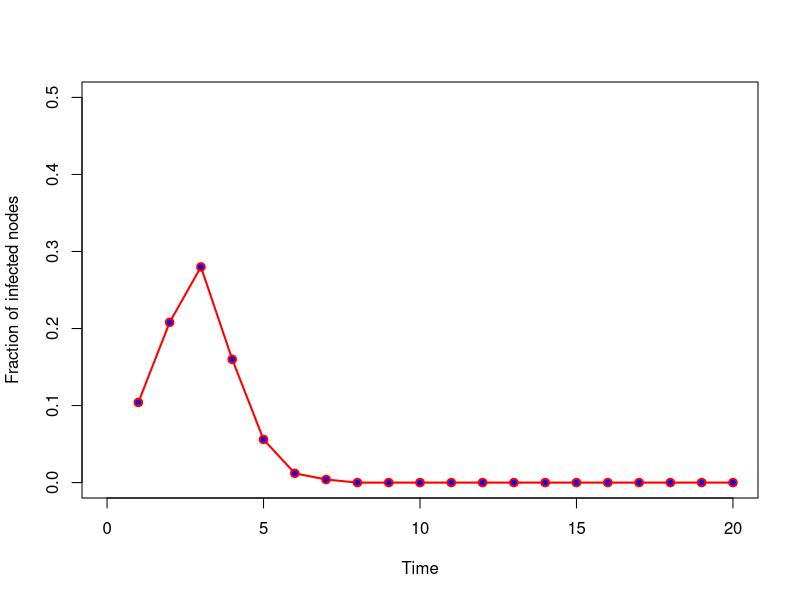

Source code (R):
closeAllConnections()
graphics.off()
rm(list=ls()) #clear all variables
#set.seed(101) #start the random seed

# set the working directory
#setwd("~/Dropbox/0Programs/R/Networks/Epidemics")

library(igraph) # Load the igraph package

#### MODEL PARAMETERS ####
N = 50; #number of nodes
av.dg = 6; #average degree
m = av.dg/2; # parameter of the BA model
q = 0.1 # rewiring probability in the WS model
p = av.dg/N # probability in the ER model

## MODELS ###
# BA network
G <- barabasi.game(N, m = av.dg/2, directed = FALSE)
#str = "BA"
#G <- sample_pa(N, power = 1, m = av.dg/2)
# # ER network
#G <- erdos.renyi.game(N,p, type =c("gnp"))
#str = "ER"
# # WS network
#G <- sample_smallworld(dim=1,size=N, nei = av.dg/2, p = q)
#str = "WS"
# ###### READ FROM FILE ####
#net <- read.table("test-star.txt")
#G <- graph.data.frame(net, directed=FALSE)
#plot(G, layout=layout.kamada.kawai, vertex.color="green")

#G <- make_graph("Zachary") # you can use the Zachary karate club network to test

#### SIR MODEL ####
# states: S:0 I:1 R:2
## Parameters of the SIR model
mu = 1 # probability of recovering
beta = 0.4 # probability of transmission

targetnodes = seq(1,10) # node that will be used as the seed nodes
Tmax = 20
Ninf = matrix(0,nrow = length(targetnodes), ncol = Tmax) # matrix that stores the number of infected nodes at each time step
# Ninf[i,t] yields the number of infected nodes at time t when the infection starts on i
for(i in targetnodes){
  # is the seed node
  vstates = matrix(0, nrow = N, ncol = 1)
  print(paste('seed:', i))
  vstates[i] = 1
  vinfected = which(vstates %in% 1)
  t = 1
  #imm = sample(1:N, 10) #vaccination
  #vstates[imm] = 2
  while(length(vinfected) > 0){ # while there are infected nodes
    vinfected = which(vstates %in% 1)
    # try to recover all infected nodes at step (t+1)
    for(j in vinfected){
      if(runif(1,0,1) <= mu){
        vstates[j] = 2
      }
    }
    # try to infect all the neighbors of infected nodes at step t
    for(j in vinfected){
      ng = neighbors(G, j)
      for(k in ng){
        if(runif(1,0,1) <= beta){
          if(vstates[k] == 0){# infect only susceptible nodes
            vstates[k] = 1
          } 
        }
      }
    }
    Ninf[i, t] = length(which(vstates %in% 1))/N # store the fraction of infected nodes at time t
    print(paste('t:', t, 'rhoi', length(which(vstates %in% 1))/N))
    t = t + 1
  }
}
rhoi = colMeans(Ninf) # average number if infected nodes from the result of each seed node
t = seq(1,length(rhoi)) # time steps

plot(t, rhoi, xlab = "Time", ylab = "Fraction of infected nodes", 
     col = 'red', lwd=2,ylim = c(0,0.5), xlim = c(0,Tmax), pch = 21,  bg = "blue", type="o")


